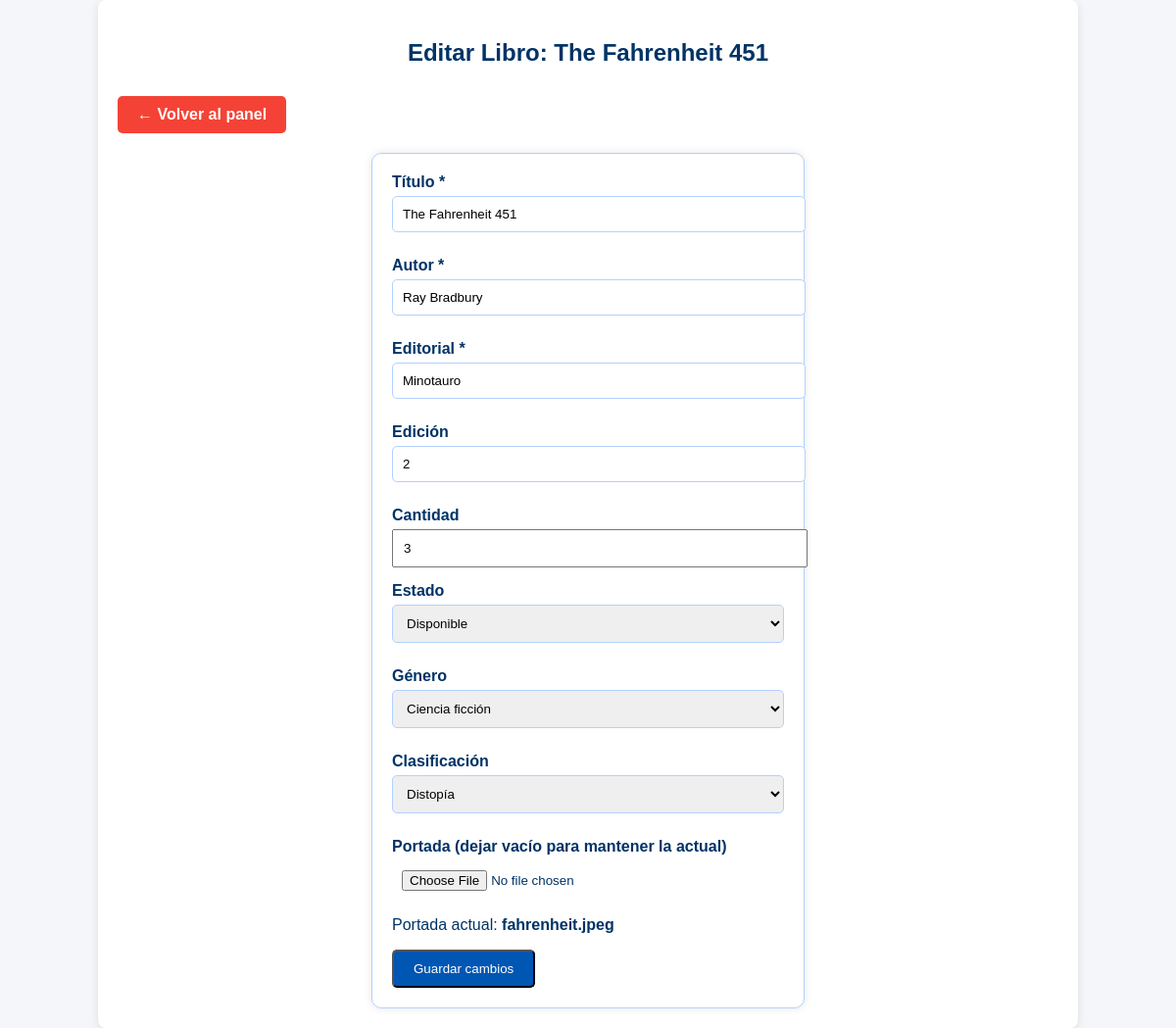
The app's page /editar_libro.php?id=19, older data.
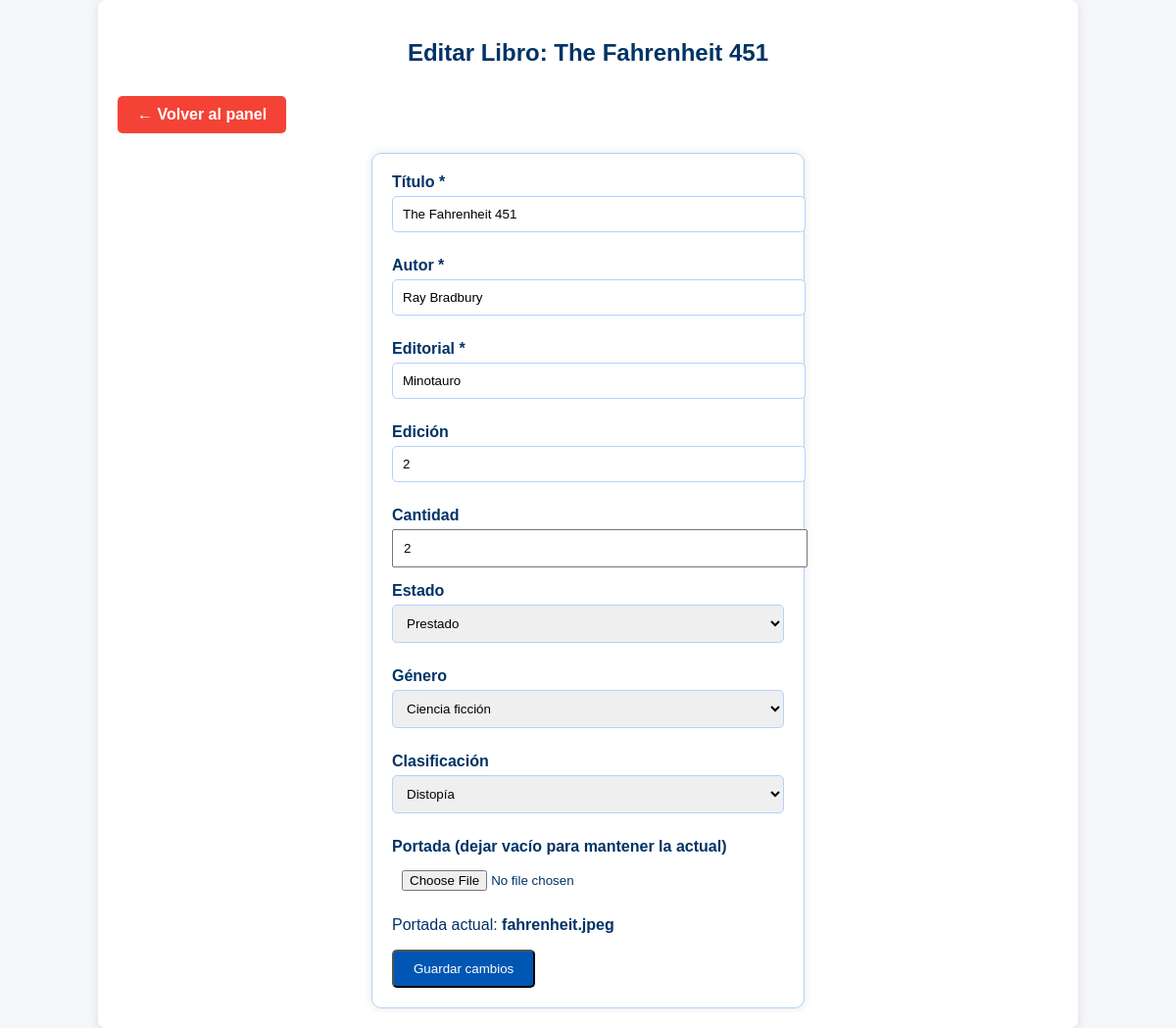
The same page, newer data.
### tables this page shows
CREATE TABLE `libros` (
  `id` int(10) UNSIGNED NOT NULL,
  `titulo` varchar(255) NOT NULL,
  `autor` varchar(255) NOT NULL,
  `editorial` varchar(255) NOT NULL,
  `edicion` varchar(50) DEFAULT NULL,
  `genero_id` int(10) UNSIGNED DEFAULT NULL,
  `clasificacion_id` int(10) UNSIGNED DEFAULT NULL,
  `cantidad` int(10) UNSIGNED NOT NULL DEFAULT 1,
  `estado` enum('disponible','prestado','reservado','apartado') NOT NULL DEFAULT 'disponible',
  `portada` varchar(255) DEFAULT NULL,
  `fecha_apartado` datetime DEFAULT NULL,
  `creado_at` timestamp NOT NULL DEFAULT current_timestamp()
);

CREATE TABLE `generos` (
  `id` int(10) UNSIGNED NOT NULL,
  `nombre` varchar(100) NOT NULL
);

CREATE TABLE `clasificaciones` (
  `id` int(10) UNSIGNED NOT NULL,
  `nombre` varchar(100) NOT NULL
);

### editar_libro.php (the view, shortened to what this page needs)
<?php
require __DIR__ . '/db.php';
$libro_id = $_GET['id'];
$sql = "SELECT * FROM libros WHERE id = :id";
$stmt = $pdo->prepare($sql);
$stmt->execute([':id' => $libro_id]);
$libro = $stmt->fetch();
$generos = $pdo->query("SELECT * FROM generos")->fetchAll();
$clasificaciones = $pdo->query("SELECT * FROM clasificaciones")->fetchAll();
?>
<!DOCTYPE html>
<html lang="es">
<head>
    <link rel="stylesheet" href="styles.css">
</head>
<body>
<div class="container">
    <h2>Editar Libro: <?php echo htmlspecialchars($libro['titulo']); ?></h2>
    <a href="home_usuario.php" class="btn-back">&larr; Volver al panel</a>
    <form method="POST" enctype="multipart/form-data">
        <div class="form-group">
            <label for="titulo">Título *</label>
            <input type="text" name="titulo" value="<?php echo htmlspecialchars($libro['titulo']); ?>" required>
        </div>
        <div class="form-group">
            <label for="autor">Autor *</label>
            <input type="text" name="autor" value="<?php echo htmlspecialchars($libro['autor']); ?>" required>
        </div>
        <div class="form-group">
            <label for="editorial">Editorial *</label>
            <input type="text" name="editorial" value="<?php echo htmlspecialchars($libro['editorial']); ?>" required>
        </div>
        <div class="form-group">
            <label for="edicion">Edición</label>
            <input type="text" name="edicion" value="<?php echo htmlspecialchars($libro['edicion']); ?>">
        </div>
        <div class="form-group">
            <label for="cantidad">Cantidad</label>
            <input type="number" name="cantidad" value="<?php echo htmlspecialchars($libro['cantidad']); ?>" min="1">
        </div>
        <div class="form-group">
            <label for="estado">Estado</label>
            <select name="estado">
                <option value="disponible" <?php echo ($libro['estado'] === 'disponible') ? 'selected' : ''; ?>>Disponible</option>
                <option value="prestado" <?php echo ($libro['estado'] === 'prestado') ? 'selected' : ''; ?>>Prestado</option>
            </select>
        </div>
        <div class="form-group">
            <label for="genero_id">Género</label>
            <select name="genero_id" required>
                <?php foreach ($generos as $genero): ?>
                    <option value="<?php echo $genero['id']; ?>" <?php echo ($libro['genero_id'] == $genero['id']) ? 'selected' : ''; ?>>
                        <?php echo htmlspecialchars($genero['nombre']); ?>
                    </option>
                <?php endforeach; ?>
            </select>
        </div>
        <div class="form-group">
            <label for="clasificacion_id">Clasificación</label>
            <select name="clasificacion_id" required>
                <?php foreach ($clasificaciones as $clasificacion): ?>
                    <option value="<?php echo $clasificacion['id']; ?>" <?php echo ($libro['clasificacion_id'] == $clasificacion['id']) ? 'selected' : ''; ?>>
                        <?php echo htmlspecialchars($clasificacion['nombre']); ?>
                    </option>
                <?php endforeach; ?>
            </select>
        </div>
        <div class="form-group">
            <label for="portada">Portada (dejar vacío para mantener la actual)</label>
            <input type="file" name="portada" accept="image/*">
            <?php if (!empty($libro['portada'])): ?>
                <p>Portada actual: <strong><?php echo htmlspecialchars($libro['portada']); ?></strong></p>
            <?php endif; ?>
        </div>
        <button type="submit" class="btn-submit">Guardar cambios</button>
    </form>
</div>
</body>
</html>

Row changes from the older to the newer data that the page shows:
changed libros "The Fahrenheit 451": cantidad "3" → "2"; estado "Disponible" → "Prestado"
